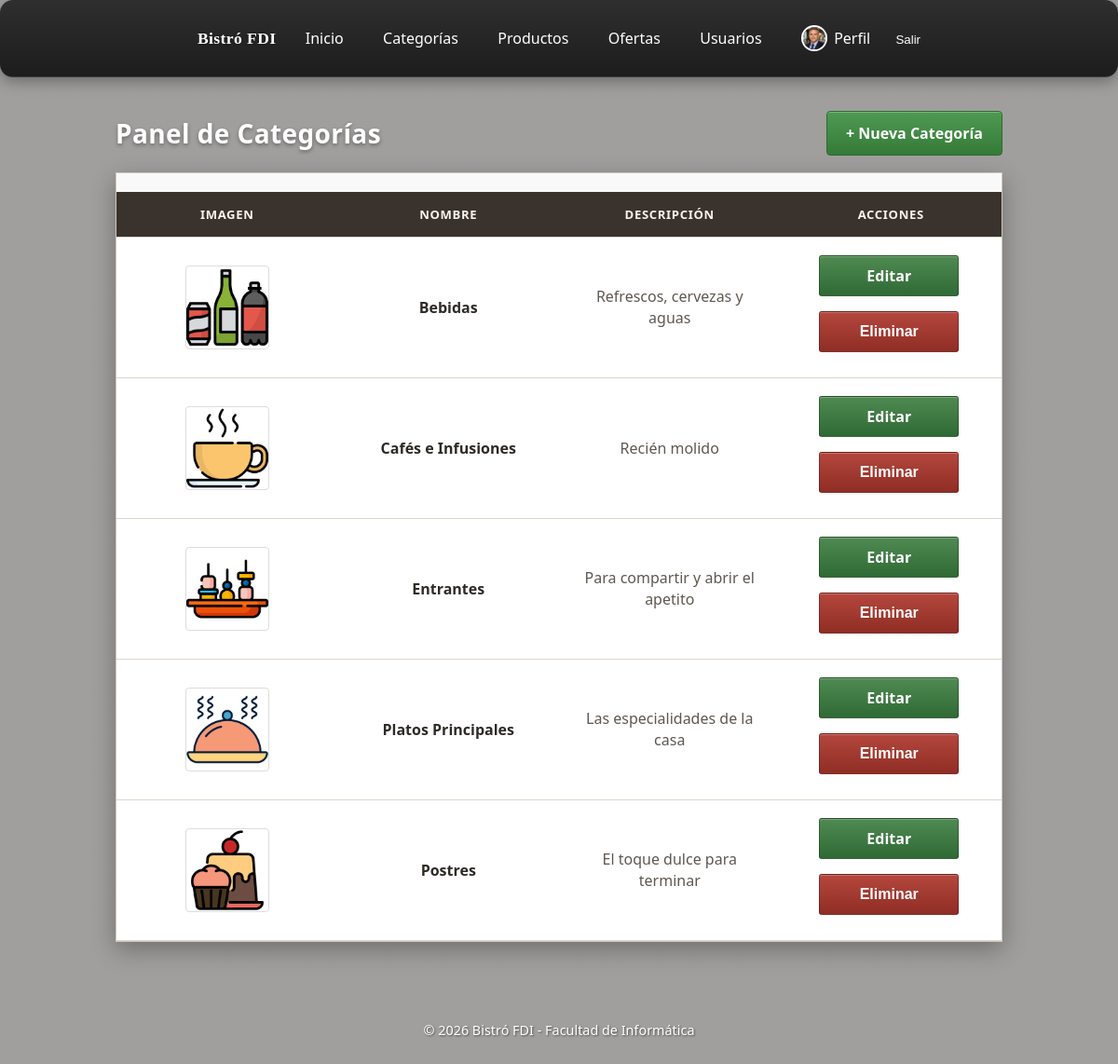
Page /includes/vistas/admin/gestion_categorias.php (signed in) on the committed database.
### tables this page shows
CREATE TABLE categorias (
    id INT AUTO_INCREMENT PRIMARY KEY,
    nombre VARCHAR(100) NOT NULL,
    descripcion TEXT DEFAULT NULL,
    imagen VARCHAR(255) DEFAULT NULL,
    activa TINYINT(1) NOT NULL DEFAULT 1
);

### includes/negocio/CategoriaService.php (called while the page is built, shortened)
<?php
require_once __DIR__ . '/../integracion/CategoriaDAO.php';
require_once __DIR__ . '/../negocio/CategoriaDTO.php';
class CategoriaService
{
    private CategoriaDAO $dao;
    public function __construct(mysqli $db)
    {
        $this->dao = new CategoriaDAO($db);
    }
    public function listarTodas(): array
    {
        return $this->dao->listarTodas();
    }
}

### includes/integracion/CategoriaDAO.php (called while the page is built, shortened)
<?php
require_once __DIR__ . '/../negocio/CategoriaDTO.php';
class CategoriaDAO
{
    private mysqli $db;
    public function __construct(mysqli $db)
    {
        $this->db = $db;
    }
    public function listarTodas(): array
    {
        $sql = 'SELECT id, nombre, descripcion, imagen FROM categorias ORDER BY nombre ASC';
        $stmt = $this->db->prepare($sql);
        $stmt->execute();
        $resultado = $stmt->get_result();
        $categorias = [];
        while ($fila = $resultado->fetch_assoc()) {
            $categorias[] = new CategoriaDTO(
                (int) $fila['id'],
                (string) $fila['nombre'],
                $fila['descripcion'] !== null ? (string) $fila['descripcion'] : null,
                $fila['imagen'] !== null ? (string) $fila['imagen'] : null
            );
        }
        return $categorias;
    }
}

### includes/negocio/CategoriaDTO.php (called while the page is built, shortened)
<?php
class CategoriaDTO
{
    public function __construct(
        ?int $id = null,
        string $nombre = '',
        string $descripcion = '',
        ?string $imagen = 'default.png'
    ) {
        $this->id = $id;
        $this->nombre = $nombre;
        $this->descripcion = $descripcion;
        $this->imagen = $imagen;
    }
}

### includes/vistas/admin/gestion_categorias.php (the view, shortened to what this page needs)
<?php
require_once __DIR__ . '/../../core/sesion.php';
require_once __DIR__ . '/../../negocio/CategoriaService.php';
require_once __DIR__ . '/../../negocio/CategoriaDTO.php';
$service = new CategoriaService($db);
$categorias = $service->listarTodas();
$extraHead = '<link rel="stylesheet" href="../../../css/estilos.css">';
?>
<div class="container-gestion">
    <header class="header-gestion">
        <h1>Panel de Categorías</h1>
        <a href="editar_categoria.php" class="btn-primario"> + Nueva Categoría</a>
    </header>
    <section class="seccion-tabla">
        <div class="tabla-responsive">
            <table class="tabla-categorias">
                <thead>
                    <tr>
                        <th>Imagen</th>
                        <th>Nombre</th>
                        <th>Descripción</th>
                        <th class="txt-center">Acciones</th>
                    </tr>
                </thead>
                <tbody>
                    <?php if (empty($categorias)): ?>
                        <tr><td colspan="4">No se han encontrado categorías.</td></tr>
                    <?php else: ?>
                        <?php foreach ($categorias as $cat): ?>
                        <tr>
                            <td data-label="Imagen">
                                <img src="../../../img/categorias/<?= htmlspecialchars($cat->imagen) ?>"
                                     class="img-tabla-cat" alt="icono">
                            </td>
                            <td data-label="Nombre" class="cat-nombre"><?= htmlspecialchars($cat->nombre) ?></td>
                            <td data-label="Descripción" class="cat-desc"><?= htmlspecialchars($cat->descripcion) ?></td>
                            <td data-label="Acciones" class="cat-acciones">
                                <a href="editar_categoria.php?id=<?= $cat->id ?>" class="btn-editar">Editar</a>
                                <form action="gestion_categorias.php" method="POST" class="form-del-inline">
                                    <button type="submit" class="btn-eliminar"
                                            onclick="return confirm('¿Deseas eliminar permanentemente esta categoría?')">
                                        Eliminar
                                    </button>
                                </form>
                            </td>
                        </tr>
                        <?php endforeach; ?>
                    <?php endif; ?>
                </tbody>
            </table>
        </div>
    </section>
</div>
<?php
require_once __DIR__ . '/../partials/plantilla.php';
?>

### rows in the picture
categorias: imagen (picture), nombre "Bebidas", descripcion "Refrescos, cervezas y aguas"
categorias: imagen (picture), nombre "Cafés e Infusiones", descripcion "Recién molido"
categorias: imagen (picture), nombre "Entrantes", descripcion "Para compartir y abrir el apetito"
categorias: imagen (picture), nombre "Platos Principales", descripcion "Las especialidades de la casa"
categorias: imagen (picture), nombre "Postres", descripcion "El toque dulce para terminar"
